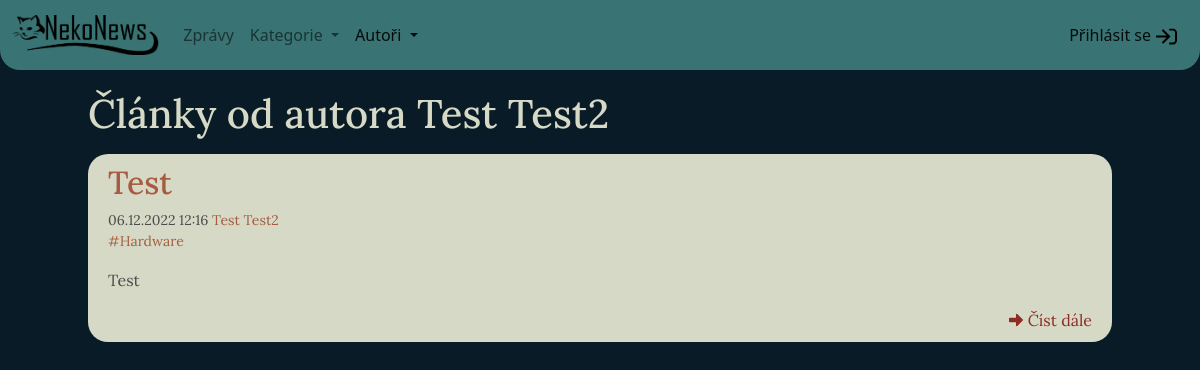
Page /author/articles.php?author_id=5 on the committed database.
### tables this page shows
CREATE TABLE `author` (
                          `id` int(11) NOT NULL,
                          `name` varchar(20) NOT NULL,
                          `surname` varchar(50) DEFAULT NULL,
                          `profile_photo` varchar(500) NOT NULL
);

CREATE TABLE `article` (
                           `id` int(10) UNSIGNED NOT NULL,
                           `author_id` int(11) NOT NULL,
                           `title` varchar(150) NOT NULL,
                           `perex` text NOT NULL,
                           `text` text NOT NULL,
                           `created_at` timestamp NOT NULL DEFAULT current_timestamp(),
                           `image` varchar(500) DEFAULT NULL,
                           `published` tinyint(1) NOT NULL DEFAULT 0
);

### model/AuthorRepository.php (called while the page is built, shortened)
<?php
class AuthorRepository extends BaseRepository
{
    protected function getTableName()
    {
        return 'author';
    }
}

### model/BaseRepository.php (called while the page is built, shortened)
<?php
abstract class BaseRepository
{
    protected $dbConn;
    public function __construct(Database $db)
    {
        $this->dbConn = $db;
    }
    public function getById($id)
    {
        $sql = 'SELECT * FROM ' . $this->getTableName() . ' WHERE id = :id';
        return $this->dbConn->selectOne($sql, [
            ':id' => $id,
        ]);
    }
}

### model/Database.php (called while the page is built, shortened)
<?php
class Database
{
    private $conn;
    public function __construct()
    {
        $this->conn = new PDO('mysql:host=' . self::HOST . ';dbname=' . self::DBNAME,
            self::USER,
            self::PASS, [
                PDO::ATTR_ERRMODE => PDO::ERRMODE_EXCEPTION
            ]);
        $this->conn->query('SET NAMES utf8');
    }
    public function selectAll($sql, $params = [])
    {
        $stmt = $this->execute($sql, $params);
        return $stmt->fetchAll(PDO::FETCH_ASSOC);
    }
    public function selectOne($sql, $params)
    {
        $stmt = $this->execute($sql, $params);
        return $stmt->fetch(PDO::FETCH_ASSOC);
    }
    protected function execute($sql, $params)
    {
        $stmt = $this->conn->prepare($sql);
        $stmt->execute($params);
        return $stmt;
    }
}

### model/ArticleRepository.php (called while the page is built, shortened)
<?php
class ArticleRepository extends BaseRepository
{
    public function getArticlesByAuthor($authorId)
    {
        $query = '
            SELECT
                ar.*,
                name,
                surname
            FROM article ar
                INNER JOIN author au ON au.id = ar.author_id
            WHERE ar.author_id = :id AND published = 1
        ';
        $data = [
            ':id' => $authorId,
        ];
        return $this->dbConn->selectAll($query, $data);
    }
}

### author/articles.php (the view, shortened to what this page needs)
<?php
require_once '../tools/Tools.php';
$db = new Database();
$categoryRepo = new CategoryRepository($db);
$articleRepo = new ArticleRepository($db);
$authorRepo = new AuthorRepository($db);
$tool = new Tools();
$author = $authorRepo->getById($_GET['author_id']);
$articles = $articleRepo->getArticlesByAuthor($_GET['author_id'])
?>
<html lang="cs">
<head>
    <?php $tool->importBootstrap(); ?>
    <link rel="stylesheet" href="../source/styles/style.css">
</head>
<body>
<?php
require_once '../source/pages/navbar.php';
?>
<main>
    <section class="page-header white-font">
        <h1>
            Články od autora
            <?= $author['name'] ?>
            <?= $author['surname'] ?>
        </h1>
    </section>
    <section>
        <?php foreach ($articles as $article) { ?>
            <article>
                <div class="article-title">
                    <h2>
                        <a href="../articles/article.php?article_id=<?= $article['id'] ?>"><?= $article['title'] ?></a>
                    </h2>
                    <small>
                        <?= $tool->convertDate($article['created_at']); ?>
                        <a href="../author/articles.php?author_id=<?= $article['author_id'] ?>"><?= $article['name'] ?> <?= $article['surname'] ?></a>
                    </small> <br>
                    <small>
                        <?= $categoryRepo->writeCategories($article['id']) ?>
                    </small>
                </div>
                <p class="article-perex">
                    <?= $article['perex'] ?>
                </p>
                <div class="read-more">
                    <a href="../articles/article.php?article_id=<?= $article['id'] ?>">
                        <div><img src="../source/icons/arrow-alt-right.svg" alt=""></div>
                        <div>Číst dále</div>
                    </a>
                </div>
            </article>
        <?php } ?>
    </section>
</main>
</body>
</html>

### model/CategoryRepository.php (shortened to what this page needs)
<?php
class CategoryRepository extends BaseRepository
{
    public function getCategoriesForArticle($articleId)
    {
        $query = '
            SELECT
                ca.id AS category_id,
                ca.name AS category_name
            FROM article_category ac
                INNER JOIN article ar ON ar.id = ac.article_id
                INNER JOIN category ca ON ca.id = ac.category_id
            WHERE ar.id = :articleId;
        ';
        $data = [
            ':articleId' => $articleId,
        ];
        return $this->dbConn->selectAll($query, $data);
    }
    public function writeCategories($articleId)
    {
        $categories = $this->getCategoriesForArticle($articleId);
        $string = '';
        foreach ($categories as $category) {
            $string .= '<a href="../category/articles.php?category_id=' . $category['category_id'] . '">#' . $category['category_name'] . ' </a>';
        }
        return $string;
    }
    public function getLastFiveCategories()
    {
        $query = '
            SELECT DISTINCT *
            FROM
            (
            SELECT
                    ca.id as category_id,
                    ca.name as category_name
                FROM article ar
                    INNER JOIN article_category ac ON ac.article_id = ar.id
                    INNER JOIN category ca ON ca.id = ac.category_id
                ORDER BY ar.created_at DESC
                LIMIT 5
            ) AS a
        ';
        return $this->dbConn->selectAll($query);
    }
}

### source/styles/style.css (style rules this page uses)
* { --primary-background: #081B26; --secondary-background: #397373; --primary-font: #4B4B4B; --secondary-font: #D6D9C5; --primary-additional: #A65C41; --secondary-aditional: #8C2C23; }
body { background-color: var(--primary-background); color: var(--primary-font); }
main { font-family: Lora, serif; }
.white-font { color: var(--secondary-font); }
a { outline: none; color: var(--secondary-aditional); }
body { margin: 0; }
main { margin: 25px; }
article, .white-fill { background-color: var(--secondary-font); padding: 10px 20px; border-radius: 20px; margin: 1rem 0; }
.article-title a { text-decoration: none; color: var(--primary-additional); }
.read-more a { color: var(--secondary-aditional); text-decoration: none; display: flex; flex-direction: row; justify-content: end; align-items: center; column-gap: 5px; }
.read-more img { height: 1rem; }
.article-perex { margin-top: 1rem; }
@media screen and (min-width: 1024px) { main { max-width: 1024px; margin: 20px auto; } }

### rows in the picture
author: name "Test", surname "Test2"
article: title "Test", created_at "06.12.2022 12:16", author.name "Test", author.surname "Test2", category_name "Hardware", perex "Test"
